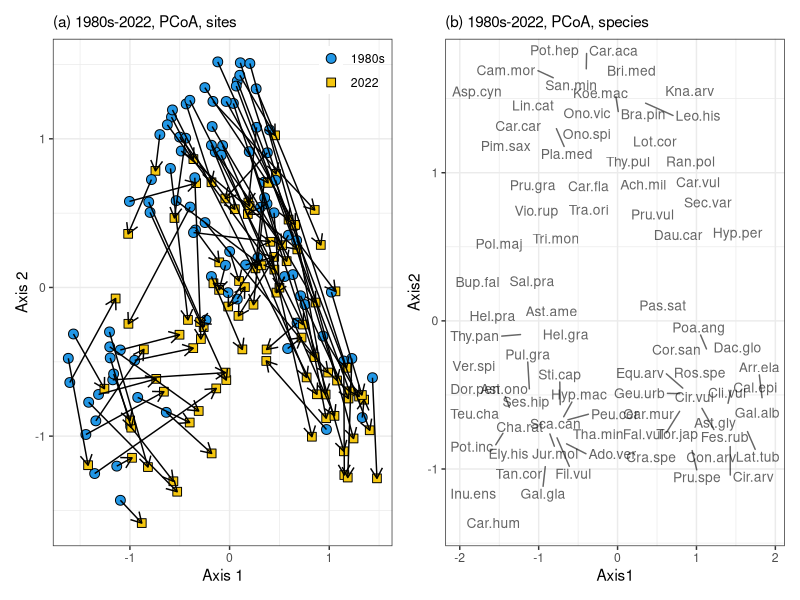
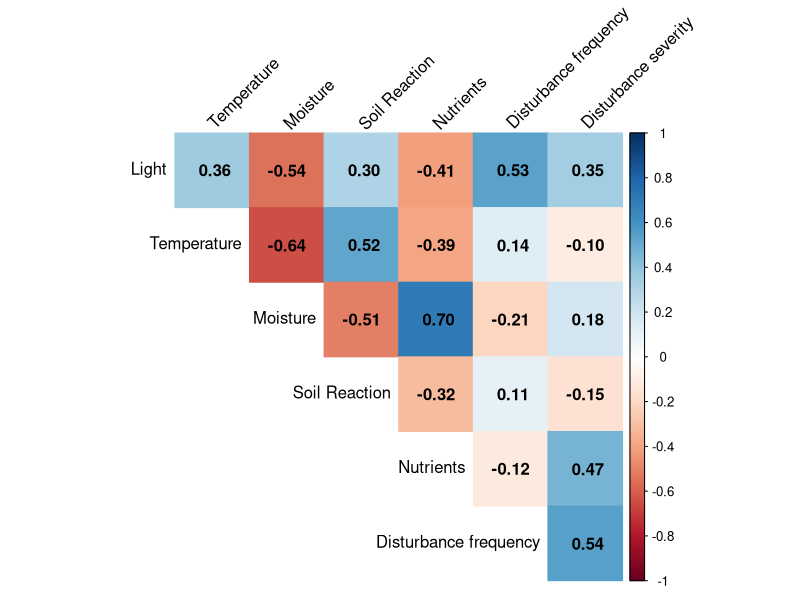
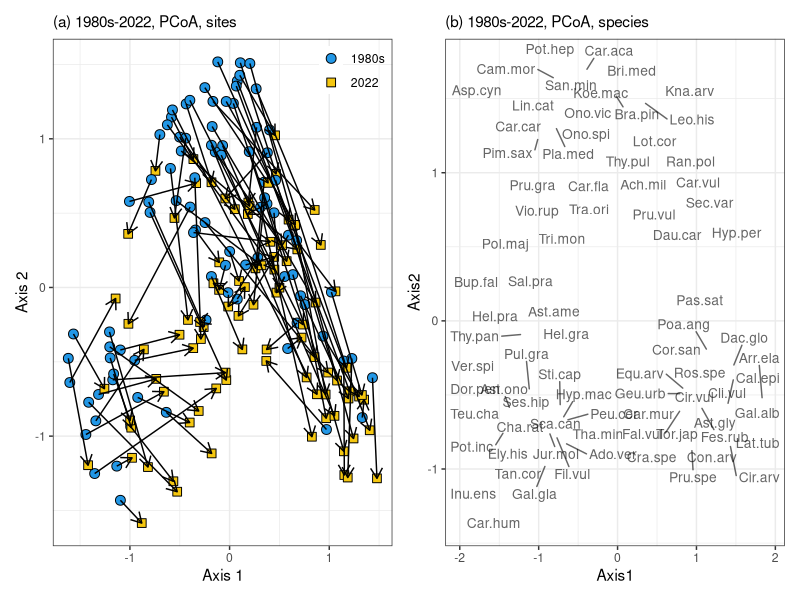
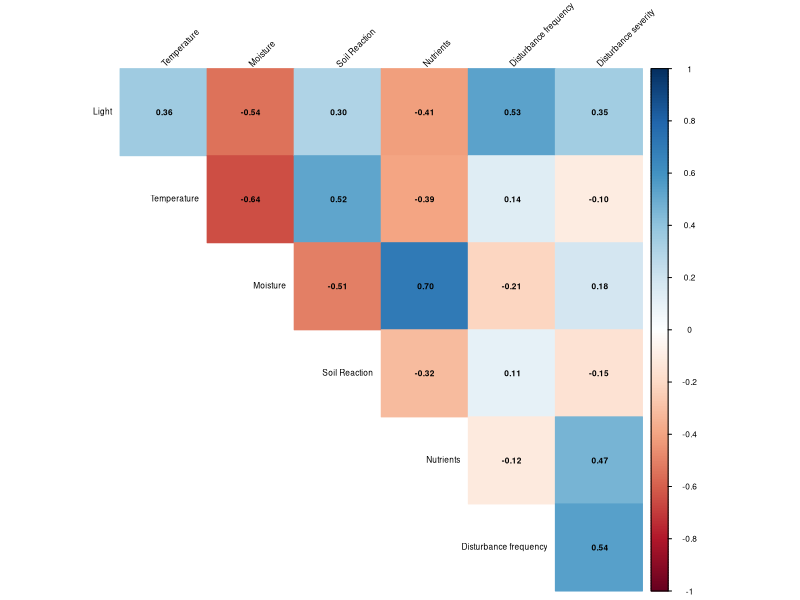

Recreate these plots in R, in order.
#' Supplementary code to the article:
#' Klinkovska K, Sperandii MG, Trávníček B, Chytrý M (2023). 
#' Significant decline in habitat specialists in semi-dry grasslands over four decades. 
#' Biodiversity and Conservation.
#' 
#' author Klara Klinkovska, klinkovska.klara@gmail.com
#' R version 4.3.0

library(patchwork) # version 1.1.2
library(vegan) # version 2.6-4
library(ggrepel) # version 0.9.3
library(corrplot) # version 0.92
library(tidyverse) # version 2.0.0
#' dplyr v. 1.1.2
#' ggplot2 v. 3.4.2
#' readr v. 2.1.4
#' stringr v. 1.5.0
#' tibble v. 3.2.1

# species data + square-root transformation
spe <- read_csv("data/Klinkovska_et_al_basiphilous_grasslands_S_Moravia_species.csv") %>% 
  select(-Releve_number) %>% 
  sqrt()

# species characteristics
spe.traits <- read_csv("data/Klinkovska_et_al_basiphilous_grasslands_S_Moravia_species_data.csv") %>% 
  mutate(across(c(starts_with("Ellenberg"), starts_with("dist")), ~as.numeric(.)))

# header data 
head <- read_csv("data/Klinkovska_et_al_basiphilous_grasslands_S_Moravia_head.csv")  

# unconstrained ordination ------------------------------------------------

pcoa <- capscale(spe ~ 1, distance = "bray", sqrt.dist = T)

head.ord <- bind_cols(head, as_tibble(scores(pcoa)$sites))

# ordination plot -----------------------------------------------------------

plot1 <- head.ord %>%
  ggplot(aes(MDS1, MDS2)) +
  geom_point(aes(fill = as.factor(Rs_observ),
                 shape = as.factor(Rs_observ)),
             size = 3) +
  scale_shape_manual(values = 21:22, 
                     labels=c("1980s", "2022")) +
  scale_fill_manual(values = c(4, 7), labels=c("1980s", "2022"))+
  theme_bw() +
  theme(legend.position = c(1,1),
        legend.justification = c(1,1), 
        legend.title = element_blank(), 
        legend.background = element_blank(), 
        plot.title = element_text(size = 11))+
  geom_path(aes(MDS1, MDS2, group=Rs_plot), arrow = arrow(length=unit(0.3, "cm"))) +
  ggtitle("(a) 1980s-2022, PCoA, sites")+
  labs(x="Axis 1", y="Axis 2")

# ordinations with species unconstrained ----------------------------------

# scores for species
spe.fit.pcoa <- envfit(pcoa, spe[colSums(spe!=0)>5]) 

spe.pcoa <- scores(spe.fit.pcoa, "vectors") %>%
  as_tibble(rownames = "species") %>% 
  mutate(MDS1=MDS1*3, 
         MDS2=MDS2*3,
         p = spe.fit.pcoa$vectors$pvals, 
         r = spe.fit.pcoa$vectors$r, 
         short_name = str_c(str_split_i(species, "\\s", 1) %>% str_sub(., 1, 3), 
                            str_split_i(species, "\\s", 2) %>% str_sub(., 1, 3), sep = "."))

# ordination plot with
plot1.spe <- spe.pcoa %>% 
  filter(p < 0.05) %>% 
  slice_max(r, n = 80) %>% 
  ggplot(aes(MDS1, MDS2)) + 
  geom_text_repel(aes(label = short_name), max.overlaps = Inf,
                  alpha = 0.6, cex = 3.5)+
  theme_bw()+
  theme(plot.title = element_text(size=11))+
  ggtitle("(b) 1980s-2022, PCoA, species")+
  labs(x="Axis1", y="Axis2")

# bind together ordination plots for sites and species
plot1 + plot1.spe
ggsave("plots/Fig_3_ordination.png", width = 10, height = 5)

# constrained ordination --------------------------------------------------

dord <- capscale(spe ~ head$Rs_observ, distance = "bray", sqrt.dist = T)

# significance test
anova(dord, permutations=how(blocks=as.factor(head$Rs_plot), nperm=999))

# significantly increasing and decreasing species
dord.spe <- envfit(dord, spe, choices = 1, 
                    permutations = how(blocks=as.factor(head$Rs_plot), nperm=999), display="lc")

sig.spe <- as_tibble(dord.spe$vectors$arrows, rownames = "species") %>% 
  bind_cols(p = dord.spe$vectors$pvals, r = dord.spe$vectors$r) %>% 
  filter(p < 0.05) %>% 
  arrange(CAP1, p)

# correlation of species scores with their Ellenberg-type indicator values
spe.score <- as.data.frame(scores(dord, display = "species"))

# difference through time
cor.test(spe.score$CAP1, as.numeric(spe.traits$Ellenberg_Light), method = "spearman")
cor.test(spe.score$CAP1, as.numeric(spe.traits$Ellenberg_Temperature), method = "spearman")
cor.test(spe.score$CAP1, as.numeric(spe.traits$Ellenberg_Moisture), method = "spearman")
cor.test(spe.score$CAP1, as.numeric(spe.traits$Ellenberg_Soil_Reaction), method = "spearman")
cor.test(spe.score$CAP1, as.numeric(spe.traits$Ellenberg_Nutrients), method = "spearman")
cor.test(spe.score$CAP1, as.numeric(spe.traits$dist_freq), method = "spearman")
cor.test(spe.score$CAP1, as.numeric(spe.traits$dist_sev), method = "spearman")

# testing differences between protected and non-protected -----------------

# constrained ordination
dord.prot <- capscale(spe ~ head$protected*head$Rs_observ + Condition(head$protected+head$Rs_observ), 
                  distance = "bray", sqrt.dist = T)

# significance test
anova(dord.prot, permutations=how(plots=Plots(as.factor(head$Rs_plot), type="free"), 
                              within=Within("none"), nperm=999))

# correlations of species scores with their indicator values
spe.score <- as.data.frame(scores(dord.prot, display = "species"))

cor.test(spe.score$CAP1, as.numeric(spe.traits$Ellenberg_Light), method = "spearman")
cor.test(spe.score$CAP1, as.numeric(spe.traits$Ellenberg_Temperature), method = "spearman")
cor.test(spe.score$CAP1, as.numeric(spe.traits$Ellenberg_Moisture), method = "spearman")
cor.test(spe.score$CAP1, as.numeric(spe.traits$Ellenberg_Soil_Reaction), method = "spearman")
cor.test(spe.score$CAP1, as.numeric(spe.traits$Ellenberg_Nutrients), method = "spearman")
cor.test(spe.score$CAP1, as.numeric(spe.traits$dist_freq), method = "spearman")
cor.test(spe.score$CAP1, as.numeric(spe.traits$dist_sev), method = "spearman")

# correlations between EIVs -------------------------------------------------
corr <- cor(spe.traits %>% select(starts_with("Ellenberg"), starts_with("dist")), 
              method = "spearman", use = "pairwise.complete.obs")

rownames(corr) <- c("Light", "Temperature", "Moisture", "Soil Reaction", 
                    "Nutrients", "Disturbance frequency", "Disturbance severity")

colnames(corr) <- c("Light", "Temperature", "Moisture", "Soil Reaction", 
                    "Nutrients", "Disturbance frequency", "Disturbance severity")

corrplot(corr, method = "color", type = "upper", addCoef.col = "black", diag = F, 
         tl.col = "black", tl.srt = 45)

png(filename="plots/Appendix_S5_corrplot.png", width=8.5, height=6, units="cm", res=1024)
corrplot(corr, method = "color", type = "upper", addCoef.col = "black", diag = F, 
         tl.col = "black", tl.srt = 45, tl.cex = 0.5, cl.cex = 0.5, number.cex = 0.5)

dev.off()

